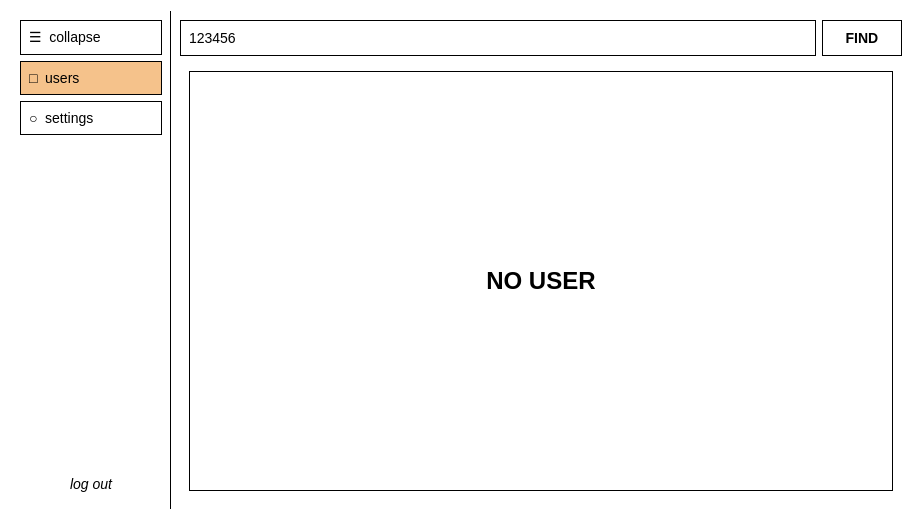
<?xml version='1.0' encoding='UTF-8'?>
<ui version="4.0">
 <class>AdminWindow</class>
 <widget class="QWidget" name="AdminWindow">
  <property name="geometry"><rect><x>0</x><y>0</y><width>850</width><height>520</height></rect></property>
  <property name="windowTitle"><string>Admin Panel</string></property>
  <property name="styleSheet"><string>QWidget { background: white; color: black; font-family: Arial; font-size: 14px; } QLineEdit { border: 1px solid black; padding: 6px; } QPushButton { border: 1px solid black; background: white; padding: 8px; text-align: left; } QPushButton:hover { background-color: #f2f2f2; } QPushButton:pressed { background-color: #e6e6e6; } QFrame#sidebarFrame { border-right: 1px solid black; } QFrame#userCard, QFrame#settingsBox { border: 1px solid black; }</string></property>
  <layout class="QHBoxLayout" name="mainLayout">
   <property name="spacing"><number>0</number></property>
   <property name="ContentsMargins"><number>0</number><number>0</number><number>0</number><number>0</number></property>
   <item>
    <widget class="QFrame" name="sidebarFrame">
     <property name="minimumSize"><size><width>160</width><height>0</height></size></property>
     <property name="maximumSize"><size><width>160</width><height>16777215</height></size></property>
     <layout class="QVBoxLayout" name="sidebarLayout">
      <item><widget class="QPushButton" name="btnCollapse"><property name="text"><string>☰  collapse</string></property></widget></item>
      <item><widget class="QPushButton" name="btnNavUsers"><property name="text"><string>□  users</string></property><property name="styleSheet"><string>QPushButton { background: #f5c28b; } QPushButton:hover { background: #f0b06a; }</string></property></widget></item>
      <item><widget class="QPushButton" name="btnNavSettings"><property name="text"><string>○  settings</string></property></widget></item>
      <item><spacer name="vSpacer"><property name="orientation"><enum>Qt::Vertical</enum></property><property name="sizeHint" stdset="0"><size><width>20</width><height>40</height></size></property></spacer></item>
      <item><widget class="QPushButton" name="btnLogout"><property name="text"><string>log out</string></property><property name="styleSheet"><string>border: none; font-style: italic; text-align: center;</string></property></widget></item>
     </layout>
    </widget>
   </item>
   <item>
    <widget class="QStackedWidget" name="stackedMain">
     <widget class="QWidget" name="pageUsers">
      <layout class="QVBoxLayout">
       <property name="ContentsMargins"><number>30</number><number>20</number><number>30</number><number>20</number></property>
       <item>
        <layout class="QHBoxLayout">
         <item><widget class="QLineEdit" name="editSearchUser"><property name="minimumSize"><size><width>0</width><height>36</height></size></property><property name="text"><string>123456</string></property></widget></item>
         <item><widget class="QPushButton" name="btnFindUser"><property name="minimumSize"><size><width>80</width><height>36</height></size></property><property name="text"><string>FIND</string></property><property name="styleSheet"><string>font-weight: bold; text-align: center;</string></property></widget></item>
        </layout>
       </item>
       <item>
        <widget class="QStackedWidget" name="stackedUserResult">
         <widget class="QWidget" name="subNoUser">
          <layout class="QVBoxLayout">
           <item>
            <widget class="QFrame" name="userCard">
             <layout class="QVBoxLayout">
              <item><widget class="QLabel" name="lblNoUser"><property name="text"><string>NO USER</string></property><property name="alignment"><set>Qt::AlignCenter</set></property><property name="styleSheet"><string>font-size: 24px; font-weight: bold;</string></property></widget></item>
             </layout>
            </widget>
           </item>
          </layout>
         </widget>
         <widget class="QWidget" name="subUserFound">
          <layout class="QVBoxLayout">
           <item>
            <widget class="QFrame" name="userCard">
             <layout class="QHBoxLayout">
              <property name="ContentsMargins"><number>30</number><number>25</number><number>30</number><number>25</number></property>
              <item>
               <widget class="QLabel" name="lblAvatar">
                <property name="minimumSize"><size><width>200</width><height>260</height></size></property>
                <property name="alignment"><set>Qt::AlignCenter</set></property>
                <property name="styleSheet"><string>border: none;</string></property>
               <property name="pixmap"><pixmap>ui/assets/stickman.png</pixmap></property><property name="scaledContents"><bool>true</bool></property></widget>
              </item>
              <item>
               <layout class="QVBoxLayout">
                <item><widget class="QLabel" name="lblUserInfo"><property name="text"><string>id: &lt;...&gt;

username: &lt;...&gt;
name: &lt;...&gt;
second name: &lt;...&gt;
email: &lt;...&gt;</string></property><property name="styleSheet"><string>font-size: 16px;</string></property></widget></item>
                <item>
                 <layout class="QHBoxLayout">
                  <item><widget class="QPushButton" name="btnRoleAdmin"><property name="text"><string>admin</string></property><property name="styleSheet"><string>QPushButton { font-weight: bold; text-align: center; } QPushButton:hover { background-color: #fce0c5; }</string></property></widget></item>
                  <item><widget class="QPushButton" name="btnRoleClient"><property name="text"><string>client</string></property><property name="styleSheet"><string>QPushButton { background: #b8d4f2; font-weight: bold; text-align: center; } QPushButton:hover { background: #a3c6eb; }</string></property></widget></item>
                  <item><widget class="QPushButton" name="btnRoleEmployee"><property name="text"><string>employee</string></property><property name="styleSheet"><string>QPushButton { font-weight: bold; text-align: center; } QPushButton:hover { background-color: #fce0c5; }</string></property></widget></item>
                 </layout>
                </item>
               </layout>
              </item>
             </layout>
            </widget>
           </item>
          </layout>
         </widget>
        </widget>
       </item>
      </layout>
     </widget>
     <widget class="QWidget" name="pageSettings">
      <layout class="QVBoxLayout">
       <property name="ContentsMargins"><number>30</number><number>25</number><number>30</number><number>25</number></property>
       <item>
        <widget class="QFrame" name="settingsBox">
         <layout class="QVBoxLayout">
          <property name="ContentsMargins"><number>15</number><number>15</number><number>15</number><number>15</number></property>
          <item><widget class="QLabel" name="lblSetTitle"><property name="minimumSize"><size><width>0</width><height>36</height></size></property><property name="text"><string>Change account data</string></property><property name="alignment"><set>Qt::AlignCenter</set></property><property name="styleSheet"><string>background: #efefef; border: 1px solid black; font-size: 16px;</string></property></widget></item>
          <item>
           <layout class="QGridLayout">
            <item row="0" column="0"><widget class="QLineEdit" name="editSetName"><property name="placeholderText"><string>Name: ...</string></property></widget></item>
            <item row="0" column="1"><widget class="QLineEdit" name="editSetSecondName"><property name="placeholderText"><string>Second name: ...</string></property></widget></item>
            <item row="1" column="0"><widget class="QLineEdit" name="editSetUsername"><property name="placeholderText"><string>Username: ...</string></property></widget></item>
            <item row="1" column="1"><widget class="QLineEdit" name="editSetEmail"><property name="placeholderText"><string>Email: ...</string></property></widget></item>
           </layout>
          </item>
          <item>
           <layout class="QHBoxLayout">
            <item><widget class="QLineEdit" name="editSetPassword"><property name="placeholderText"><string>New password:</string></property></widget></item>
            <item><widget class="QPushButton" name="btnUpdateAccount"><property name="minimumSize"><size><width>220</width><height>34</height></size></property><property name="text"><string>UPDATE</string></property><property name="styleSheet"><string>QPushButton { font-weight: bold; text-align: center; } QPushButton:hover { background-color: #fce0c5; }</string></property></widget></item>
           </layout>
          </item>
          <item><widget class="QPushButton" name="btnChangeTheme"><property name="minimumSize"><size><width>0</width><height>36</height></size></property><property name="text"><string>Change theme ⇄</string></property><property name="styleSheet"><string>QPushButton { background: #efefef; border: 1px solid black; text-align: center; font-size: 16px; } QPushButton:hover { background: #e0e0e0; } QPushButton:pressed { background: #d0d0d0; }</string></property></widget></item>
          <item><widget class="QLabel" name="lblLang"><property name="minimumSize"><size><width>0</width><height>36</height></size></property><property name="text"><string>Change language</string></property><property name="alignment"><set>Qt::AlignCenter</set></property><property name="styleSheet"><string>background: #efefef; border: 1px solid black; font-size: 16px;</string></property></widget></item>
          <item>
           <layout class="QHBoxLayout">
            <item><widget class="QLineEdit" name="editLang"><property name="text"><string>Language: EN</string></property><property name="readOnly"><bool>true</bool></property></widget></item>
            <item><widget class="QPushButton" name="btnLangDrop"><property name="maximumSize"><size><width>60</width><height>34</height></size></property><property name="text"><string>⇩</string></property><property name="styleSheet"><string>QPushButton { text-align: center; font-size: 18px; }</string></property></widget></item>
           </layout>
          </item>
          <item><spacer name="vSpSet"><property name="orientation"><enum>Qt::Vertical</enum></property></spacer></item>
         </layout>
        </widget>
       </item>
      </layout>
     </widget>
    </widget>
   </item>
  </layout>
 </widget>
</ui>
